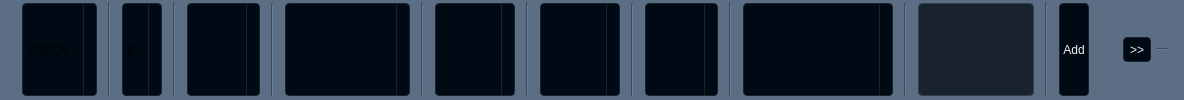
     <widget class="QWidget" name="scriptBar" native="true">
      <property name="sizePolicy">
       <sizepolicy hsizetype="Preferred" vsizetype="Minimum">
        <horstretch>0</horstretch>
        <verstretch>0</verstretch>
       </sizepolicy>
      </property>
      <property name="minimumSize">
       <size>
        <width>0</width>
        <height>0</height>
       </size>
      </property>
      <property name="maximumSize">
       <size>
        <width>16777215</width>
        <height>166666</height>
       </size>
      </property>
      <property name="font">
       <font>
        <pointsize>9</pointsize>
       </font>
      </property>
      <property name="focusPolicy">
       <enum>Qt::TabFocus</enum>
      </property>
      <property name="layoutDirection">
       <enum>Qt::LeftToRight</enum>
      </property>
      <property name="styleSheet">
       <string notr="true">QWidget {

background-color: rgb(92, 110, 131);
}
QPushButton {
  background-color: #000a14;
  border: 1px solid #19232d;
  color: #F0F0F0;
  border-radius: 4px;
  padding: 3px;
  outline: none;
  /* Issue #194 - Special case of QPushButton inside dialogs, for better UI */
  min-width: 20px;
}

QPushButton:disabled {
  background-color: #19232d;
  border: 1px solid #19232d;
  color: #787878;
  border-radius: 4px;
  padding: 3px;
}

QPushButton:checked {
  background-color: #19232d;
  border: 1px solid #19232d;
  border-radius: 4px;
  padding: 3px;
  outline: none;
}

QPushButton:checked:disabled {
  background-color: #000A14;
  border: 1px solid #19232d;
  color: #787878;
  border-radius: 4px;
  padding: 3px;
  outline: none;
}

QPushButton:checked:selected {
  background: #1464A0;
  color: #19232d;
}

QPushButton::menu-indicator {
  subcontrol-origin: padding;
  subcontrol-position: bottom right;
  bottom: 4px;
}

QPushButton:pressed {
  background-color: #000A14;
  border: 1px solid #000A14;
}

QPushButton:pressed:hover {
/*  border: 1px solid #148CD2;*/
  background-color: #148CD2;
}

QPushButton:hover {
  background-color: #148CD2;    
}

QPushButton:selected {
  background: #1464A0;
  color: #19232d;
}

QPushButton:hover {
  border: 1px solid #148CD2;
  color: #F0F0F0;
}

QPushButton:focus {
  border: 1px solid #1464A0;
}



QComboBox {
  background-color: #000A14;

  border: 1px solid #19232d;
  border-radius: 4px;
  selection-background-color: #1464A0;
  padding-left: 4px;
  padding-right: 10px;
  /* 4 + 16*2 See scrollbar size */
  /* Fixes #103, #111 */
  min-height: 1.5em;
  /* padding-top: 2px;     removed to fix #132 */
  /* padding-bottom: 2px;  removed to fix #132 */
  /* min-width: 75px;      removed to fix #109 */
  /* Needed to remove indicator - fix #132 */
}

QComboBox QAbstractItemView {
  border: 1px solid #19232d;
  border-radius: 0;
  background-color: #000A14;
  selection-background-color: #1464A0;
}

QComboBox QAbstractItemView:hover {
  background-color: #000A14;
  color: #F0F0F0;
}

QComboBox QAbstractItemView:selected {
  background: #1464A0;
  color: #19232d;
}

QComboBox QAbstractItemView:alternate {
  background: #000A14;
}

QComboBox:disabled {
  background-color: #000A14;
  color: #787878;
}

QComboBox:hover {
  border: 1px solid #148CD2;
}

QComboBox:focus {
  background-color: #1464A0;
  border: 1px solid #1464A0;
}

QComboBox:on {
  selection-background-color: #1464A0;
}

QComboBox::indicator {
  border: none;
  border-radius: 0;
  background-color: transparent;
  selection-background-color: transparent;
  color: transparent;
  selection-color: transparent;
  /* Needed to remove indicator - fix #132 */
}

QComboBox::indicator:alternate {
  background: #000A14;
}

QComboBox::item:alternate {
  background: #000A14;
}

QComboBox::item:checked {
  font-weight: bold;
}

QComboBox::item:selected {
  border: 0px solid transparent;
}

QComboBox::drop-down {
  subcontrol-origin: padding;
  subcontrol-position: top right;
  width: 12px;
  border-left: 1px solid #19232d;
}

QComboBox::down-arrow {
  image: url(&quot;:/qss_icons/rc/arrow_down_disabled.png&quot;);
  height: 8px;
  width: 8px;
}

QComboBox::down-arrow:on, QComboBox::down-arrow:hover, QComboBox::down-arrow:focus {
  image: url(&quot;:/qss_icons/rc/arrow_down.png&quot;);
}


QLineEdit {
  background-color: #19232D;
  padding-top: 2px;
  /* This QLineEdit fix  103, 111 */
  padding-bottom: 2px;
  /* This QLineEdit fix  103, 111 */
  padding-left: 4px;
  padding-right: 4px;
  border-style: solid;
  border: 1px solid #32414B;
  border-radius: 4px;
  color: #F0F0F0;
}

QLineEdit:disabled {
  background-color: #19232D;
  color: #787878;
}

QLineEdit:hover {
  border: 1px solid #148CD2;
  color: #F0F0F0;
}

QLineEdit:focus {
  border: 1px solid #1464A0;
}

QLineEdit:selected {
  background-color: #1464A0;
  color: #32414B;
}
</string>
      </property>
      <layout class="QHBoxLayout" name="horizontalLayout_4">
       <property name="sizeConstraint">
        <enum>QLayout::SetDefaultConstraint</enum>
       </property>
       <property name="topMargin">
        <number>2</number>
       </property>
       <property name="bottomMargin">
        <number>2</number>
       </property>
       <item>
        <widget class="QWidget" name="widget" native="true">
         <property name="sizePolicy">
          <sizepolicy hsizetype="Maximum" vsizetype="Minimum">
           <horstretch>0</horstretch>
           <verstretch>0</verstretch>
          </sizepolicy>
         </property>
         <property name="minimumSize">
          <size>
           <width>1100</width>
           <height>0</height>
          </size>
         </property>
         <layout class="QHBoxLayout" name="horizontalLayout_3">
          <property name="spacing">
           <number>0</number>
          </property>
          <property name="leftMargin">
           <number>0</number>
          </property>
          <property name="topMargin">
           <number>1</number>
          </property>
          <property name="rightMargin">
           <number>0</number>
          </property>
          <property name="bottomMargin">
           <number>2</number>
          </property>
          <item>
           <widget class="QComboBox" name="cbEx">
            <property name="sizePolicy">
             <sizepolicy hsizetype="Maximum" vsizetype="Minimum">
              <horstretch>0</horstretch>
              <verstretch>0</verstretch>
             </sizepolicy>
            </property>
            <property name="minimumSize">
             <size>
              <width>40</width>
              <height>26</height>
             </size>
            </property>
            <item>
             <property name="text">
              <string>BSECM</string>
             </property>
            </item>
            <item>
             <property name="text">
              <string>NSECM</string>
             </property>
            </item>
            <item>
             <property name="text">
              <string>NSEFO</string>
             </property>
            </item>
            <item>
             <property name="text">
              <string>NSECD</string>
             </property>
            </item>
            <item>
             <property name="text">
              <string>MCX</string>
             </property>
            </item>
           </widget>
          </item>
          <item>
           <widget class="Line" name="line_7">
            <property name="sizePolicy">
             <sizepolicy hsizetype="Maximum" vsizetype="Minimum">
              <horstretch>0</horstretch>
              <verstretch>0</verstretch>
             </sizepolicy>
            </property>
            <property name="orientation">
             <enum>Qt::Vertical</enum>
            </property>
           </widget>
          </item>
          <item>
           <widget class="QComboBox" name="cbSg">
            <property name="sizePolicy">
             <sizepolicy hsizetype="Maximum" vsizetype="Minimum">
              <horstretch>0</horstretch>
              <verstretch>0</verstretch>
             </sizepolicy>
            </property>
            <property name="minimumSize">
             <size>
              <width>25</width>
              <height>26</height>
             </size>
            </property>
            <item>
             <property name="text">
              <string>E</string>
             </property>
            </item>
            <item>
             <property name="text">
              <string>F</string>
             </property>
            </item>
            <item>
             <property name="text">
              <string>O</string>
             </property>
            </item>
           </widget>
          </item>
          <item>
           <widget class="Line" name="line_16">
            <property name="sizePolicy">
             <sizepolicy hsizetype="Maximum" vsizetype="Minimum">
              <horstretch>0</horstretch>
              <verstretch>0</verstretch>
             </sizepolicy>
            </property>
            <property name="orientation">
             <enum>Qt::Vertical</enum>
            </property>
           </widget>
          </item>
          <item>
           <widget class="QComboBox" name="cbIns">
            <property name="sizePolicy">
             <sizepolicy hsizetype="Maximum" vsizetype="Minimum">
              <horstretch>0</horstretch>
              <verstretch>0</verstretch>
             </sizepolicy>
            </property>
            <property name="minimumSize">
             <size>
              <width>70</width>
              <height>26</height>
             </size>
            </property>
           </widget>
          </item>
          <item>
           <widget class="Line" name="line_8">
            <property name="sizePolicy">
             <sizepolicy hsizetype="Maximum" vsizetype="Minimum">
              <horstretch>0</horstretch>
              <verstretch>0</verstretch>
             </sizepolicy>
            </property>
            <property name="orientation">
             <enum>Qt::Vertical</enum>
            </property>
           </widget>
          </item>
          <item>
           <widget class="QComboBox" name="cbSym">
            <property name="sizePolicy">
             <sizepolicy hsizetype="Maximum" vsizetype="Minimum">
              <horstretch>0</horstretch>
              <verstretch>0</verstretch>
             </sizepolicy>
            </property>
            <property name="minimumSize">
             <size>
              <width>125</width>
              <height>26</height>
             </size>
            </property>
           </widget>
          </item>
          <item>
           <widget class="Line" name="line_9">
            <property name="sizePolicy">
             <sizepolicy hsizetype="Maximum" vsizetype="Minimum">
              <horstretch>0</horstretch>
              <verstretch>0</verstretch>
             </sizepolicy>
            </property>
            <property name="orientation">
             <enum>Qt::Vertical</enum>
            </property>
           </widget>
          </item>
          <item>
           <widget class="QComboBox" name="cbExp">
            <property name="sizePolicy">
             <sizepolicy hsizetype="Maximum" vsizetype="Minimum">
              <horstretch>0</horstretch>
              <verstretch>0</verstretch>
             </sizepolicy>
            </property>
            <property name="minimumSize">
             <size>
              <width>80</width>
              <height>26</height>
             </size>
            </property>
           </widget>
          </item>
          <item>
           <widget class="Line" name="line_10">
            <property name="sizePolicy">
             <sizepolicy hsizetype="Maximum" vsizetype="Minimum">
              <horstretch>0</horstretch>
              <verstretch>0</verstretch>
             </sizepolicy>
            </property>
            <property name="orientation">
             <enum>Qt::Vertical</enum>
            </property>
           </widget>
          </item>
          <item>
           <widget class="QComboBox" name="cbStrk">
            <property name="sizePolicy">
             <sizepolicy hsizetype="Maximum" vsizetype="Minimum">
              <horstretch>0</horstretch>
              <verstretch>0</verstretch>
             </sizepolicy>
            </property>
            <property name="minimumSize">
             <size>
              <width>80</width>
              <height>26</height>
             </size>
            </property>
           </widget>
          </item>
          <item>
           <widget class="Line" name="line_11">
            <property name="sizePolicy">
             <sizepolicy hsizetype="Maximum" vsizetype="Minimum">
              <horstretch>0</horstretch>
              <verstretch>0</verstretch>
             </sizepolicy>
            </property>
            <property name="orientation">
             <enum>Qt::Vertical</enum>
            </property>
           </widget>
          </item>
          <item>
           <widget class="QComboBox" name="cbOtype">
            <property name="sizePolicy">
             <sizepolicy hsizetype="Maximum" vsizetype="Minimum">
              <horstretch>0</horstretch>
              <verstretch>0</verstretch>
             </sizepolicy>
            </property>
            <property name="minimumSize">
             <size>
              <width>30</width>
              <height>26</height>
             </size>
            </property>
           </widget>
          </item>
          <item>
           <widget class="Line" name="line_12">
            <property name="sizePolicy">
             <sizepolicy hsizetype="Maximum" vsizetype="Minimum">
              <horstretch>0</horstretch>
              <verstretch>0</verstretch>
             </sizepolicy>
            </property>
            <property name="orientation">
             <enum>Qt::Vertical</enum>
            </property>
           </widget>
          </item>
          <item>
           <widget class="QComboBox" name="cbDName">
            <property name="sizePolicy">
             <sizepolicy hsizetype="Maximum" vsizetype="Minimum">
              <horstretch>0</horstretch>
              <verstretch>0</verstretch>
             </sizepolicy>
            </property>
            <property name="minimumSize">
             <size>
              <width>150</width>
              <height>26</height>
             </size>
            </property>
           </widget>
          </item>
          <item>
           <widget class="Line" name="line_13">
            <property name="sizePolicy">
             <sizepolicy hsizetype="Maximum" vsizetype="Minimum">
              <horstretch>0</horstretch>
              <verstretch>0</verstretch>
             </sizepolicy>
            </property>
            <property name="orientation">
             <enum>Qt::Vertical</enum>
            </property>
           </widget>
          </item>
          <item>
           <widget class="QLineEdit" name="LeToken">
            <property name="sizePolicy">
             <sizepolicy hsizetype="Maximum" vsizetype="Minimum">
              <horstretch>0</horstretch>
              <verstretch>0</verstretch>
             </sizepolicy>
            </property>
            <property name="minimumSize">
             <size>
              <width>70</width>
              <height>0</height>
             </size>
            </property>
           </widget>
          </item>
          <item>
           <widget class="Line" name="line_14">
            <property name="sizePolicy">
             <sizepolicy hsizetype="Maximum" vsizetype="Minimum">
              <horstretch>0</horstretch>
              <verstretch>0</verstretch>
             </sizepolicy>
            </property>
            <property name="orientation">
             <enum>Qt::Vertical</enum>
            </property>
           </widget>
          </item>
          <item>
           <widget class="QPushButton" name="addSc">
            <property name="sizePolicy">
             <sizepolicy hsizetype="Maximum" vsizetype="Minimum">
              <horstretch>0</horstretch>
              <verstretch>0</verstretch>
             </sizepolicy>
            </property>
            <property name="text">
             <string>Add</string>
            </property>
           </widget>
          </item>
         </layout>
        </widget>
       </item>
       <item>
        <widget class="Line" name="line_15">
         <property name="sizePolicy">
          <sizepolicy hsizetype="Preferred" vsizetype="Fixed">
           <horstretch>0</horstretch>
           <verstretch>0</verstretch>
          </sizepolicy>
         </property>
         <property name="orientation">
          <enum>Qt::Horizontal</enum>
         </property>
        </widget>
       </item>
       <item>
        <widget class="QPushButton" name="btnMMW">
         <property name="sizePolicy">
          <sizepolicy hsizetype="Maximum" vsizetype="Minimum">
           <horstretch>0</horstretch>
           <verstretch>0</verstretch>
          </sizepolicy>
         </property>
         <property name="minimumSize">
          <size>
           <width>28</width>
           <height>25</height>
          </size>
         </property>
         <property name="maximumSize">
          <size>
           <width>35</width>
           <height>25</height>
          </size>
         </property>
         <property name="text">
          <string>&gt;&gt;</string>
         </property>
        </widget>
       </item>
       <item>
        <widget class="Line" name="line_45">
         <property name="minimumSize">
          <size>
           <width>10</width>
           <height>0</height>
          </size>
         </property>
         <property name="maximumSize">
          <size>
           <width>10</width>
           <height>16777215</height>
          </size>
         </property>
         <property name="orientation">
          <enum>Qt::Horizontal</enum>
         </property>
        </widget>
       </item>
       <item>
        <widget class="QLabel" name="lbMTM">
         <property name="sizePolicy">
          <sizepolicy hsizetype="Preferred" vsizetype="Minimum">
           <horstretch>0</horstretch>
           <verstretch>0</verstretch>
          </sizepolicy>
         </property>
         <property name="minimumSize">
          <size>
           <width>0</width>
           <height>0</height>
          </size>
         </property>
         <property name="maximumSize">
          <size>
           <width>0</width>
           <height>16777215</height>
          </size>
         </property>
         <property name="font">
          <font>
           <pointsize>12</pointsize>
           <weight>75</weight>
           <bold>true</bold>
          </font>
         </property>
         <property name="styleSheet">
          <string notr="true">background-color: rgb(19, 135, 116);</string>
         </property>
         <property name="text">
          <string/>
         </property>
         <property name="alignment">
          <set>Qt::AlignRight|Qt::AlignTrailing|Qt::AlignVCenter</set>
         </property>
        </widget>
       </item>
      </layout>
     </widget>
